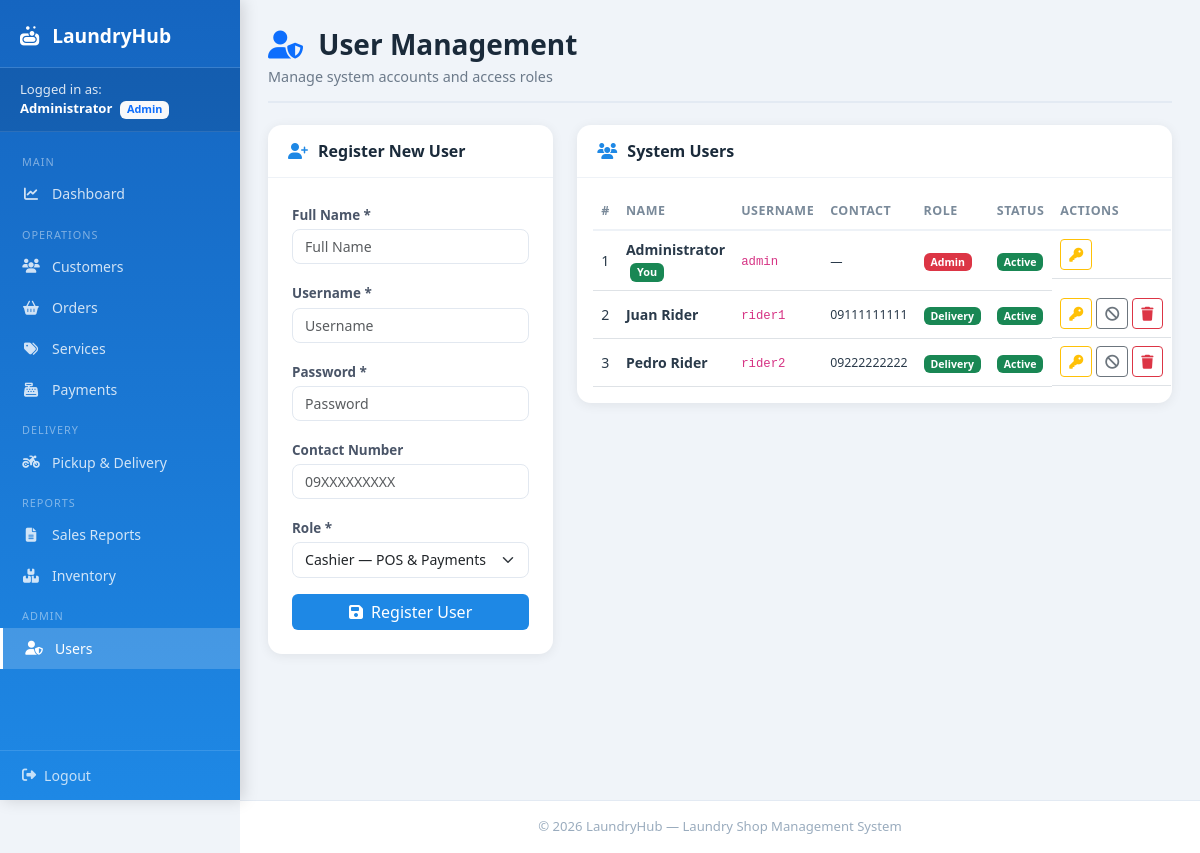
/users.php (signed in), run on the app's committed database.
### tables this page shows
CREATE TABLE IF NOT EXISTS users (
    id          INT AUTO_INCREMENT PRIMARY KEY,
    fullname    VARCHAR(100) NOT NULL,
    username    VARCHAR(50)  NOT NULL UNIQUE,
    password    VARCHAR(255) NOT NULL,
    role        ENUM('admin','cashier','operator','delivery') DEFAULT 'cashier',
    contact     VARCHAR(20),
    is_active   TINYINT(1) DEFAULT 1,
    created_at  DATETIME DEFAULT CURRENT_TIMESTAMP
);

### users.php (the view, shortened to what this page needs)
<?php include("includes/header.php"); include("config/db.php");
$users = $conn->query("SELECT * FROM users ORDER BY role, fullname");
?>
<div class="page-header">
    <h3><i class="fas fa-user-shield me-2 text-primary"></i> User Management</h3>
    <p>Manage system accounts and access roles</p>
</div>
<div class="row g-4">
    <div class="col-md-4">
        <div class="card">
            <div class="card-header-custom"><i class="fas fa-user-plus"></i> Register New User</div>
            <div class="p-4">
                <form method="POST">
                    <div class="mb-3">
                        <label class="form-label">Full Name *</label>
                        <input name="fullname" class="form-control" placeholder="Full Name" required>
                    </div>
                    <div class="mb-3">
                        <label class="form-label">Username *</label>
                        <input name="username" class="form-control" placeholder="Username" required>
                    </div>
                    <div class="mb-3">
                        <label class="form-label">Password *</label>
                        <input type="password" name="password" class="form-control" placeholder="Password" required>
                    </div>
                    <div class="mb-3">
                        <label class="form-label">Contact Number</label>
                        <input name="contact" class="form-control" placeholder="09XXXXXXXXX">
                    </div>
                    <div class="mb-3">
                        <label class="form-label">Role *</label>
                        <select name="role" class="form-select" required>
                            <option value="cashier">Cashier — POS & Payments</option>
                        </select>
                    </div>
                    <button name="add" class="btn btn-primary w-100"><i class="fas fa-save me-2"></i>Register User</button>
                </form>
            </div>
        </div>
    </div>
    <div class="col-md-8">
        <div class="card">
            <div class="card-header-custom"><i class="fas fa-users"></i> System Users</div>
            <div class="p-3">
                <table class="table table-hover mb-0">
                    <thead>
                        <tr><th>#</th><th>Name</th><th>Username</th><th>Contact</th><th>Role</th><th>Status</th><th>Actions</th></tr>
                    </thead>
                    <tbody>
                    <?php $i=1; while ($u = $users->fetch_assoc()):
                        $roleBadge = [
                            'admin'    => '<span class="badge bg-danger">Admin</span>',
                            'operator' => '<span class="badge bg-warning text-dark">Operator</span>',
                            'cashier'  => '<span class="badge bg-info">Cashier</span>',
                            'delivery' => '<span class="badge bg-success">Delivery</span>',
                        ][$u['role']] ?? "<span class='badge bg-secondary'>{$u['role']}</span>";
                        $isMe = (int)$u['id'] === (int)$_SESSION['user']['id'];
                    ?>
                        <tr>
                            <td><?= $i++ ?></td>
                            <td>
                                <strong><?= htmlspecialchars($u['fullname']) ?></strong>
                                <?= $isMe ? '<span class="badge bg-success ms-1" style="font-size:0.68rem;">You</span>' : '' ?>
                            </td>
                            <td><code><?= htmlspecialchars($u['username']) ?></code></td>
                            <td><small><?= htmlspecialchars($u['contact'] ?? '—') ?></small></td>
                            <td><?= $roleBadge ?></td>
                            <td>
                                <?php if($u['is_active']): ?>
                                    <span class="badge bg-success">Active</span>
                                <?php else: ?>
                                    <span class="badge bg-secondary">Inactive</span>
                                <?php endif; ?>
                            </td>
                            <td class="d-flex gap-1">
                                <button class="btn btn-outline-warning btn-sm"
                                    onclick="openReset(<?= $u['id'] ?>, '<?= addslashes($u['fullname']) ?>')" title="Reset Password">
                                    <i class="fas fa-key"></i>
                                </button>
                                <?php if(!$isMe): ?>
                                <form method="POST" class="d-inline">
                                    <button name="toggle_active" class="btn btn-outline-secondary btn-sm" title="Toggle Active">
                                        <i class="fas fa-<?= $u['is_active']?'ban':'check' ?>"></i>
                                    </button>
                                </form>
                                <a href="?delete=<?= $u['id'] ?>" class="btn btn-outline-danger btn-sm"
                                    onclick="return confirm('Delete user?')">
                                    <i class="fas fa-trash"></i>
                                </a>
                                <?php endif; ?>
                            </td>
                        </tr>
                    <?php endwhile; ?>
                    </tbody>
                </table>
            </div>
        </div>
    </div>
</div>
<?php include("includes/footer.php"); ?>

### includes/header.php (style rules this page uses)
:root { --primary: #1e88e5; --primary-dark: #1565c0; --accent: #42a5f5; --bg: #f0f4f9; --sidebar-w: 240px; }
body { background: var(--bg); margin: 0; font-family: 'Segoe UI', sans-serif; }
.page-header { margin-bottom: 22px; padding-bottom: 14px; border-bottom: 2px solid #e3eaf3; }
.page-header h3 { margin: 0; font-weight: 700; color: #1a2a3a; }
.page-header p { margin: 4px 0 0; color: #6c7a8a; font-size: 0.9rem; }
.card { border: none; border-radius: 14px; box-shadow: 0 2px 12px rgba(0,0,0,0.07); transition: box-shadow 0.2s; }
.card-header-custom { padding: 14px 20px; border-bottom: 1px solid #eef2f7; font-weight: 600; color: #1a2a3a; display: flex; align-items: center; gap: 10px; }
.card-header-custom i { color: var(--primary); }
.table th { font-size: 0.78rem; text-transform: uppercase; letter-spacing: 0.5px; color: #7a8a9a; border-bottom: 2px solid #eef2f7; }
.table td { vertical-align: middle; font-size: 0.88rem; color: #2a3a4a; }
.btn-primary { background: var(--primary); border: none; }
.form-label { font-size: 0.84rem; font-weight: 600; color: #4a5568; margin-bottom: 4px; }
.form-control, .form-select { border-radius: 8px; border: 1.5px solid #e2e8f0; font-size: 0.88rem; }

### data on the page
users: fullname "Administrator", shows "You", username "admin", contact "—", role "Admin", is_active "Active"
users: fullname "Juan Rider", username "rider1", contact "09111111111", role "Delivery", is_active "Active"
users: fullname "Pedro Rider", username "rider2", contact "09222222222", role "Delivery", is_active "Active"

### other printed values
$fullname "Administrator"
$role "Admin"
